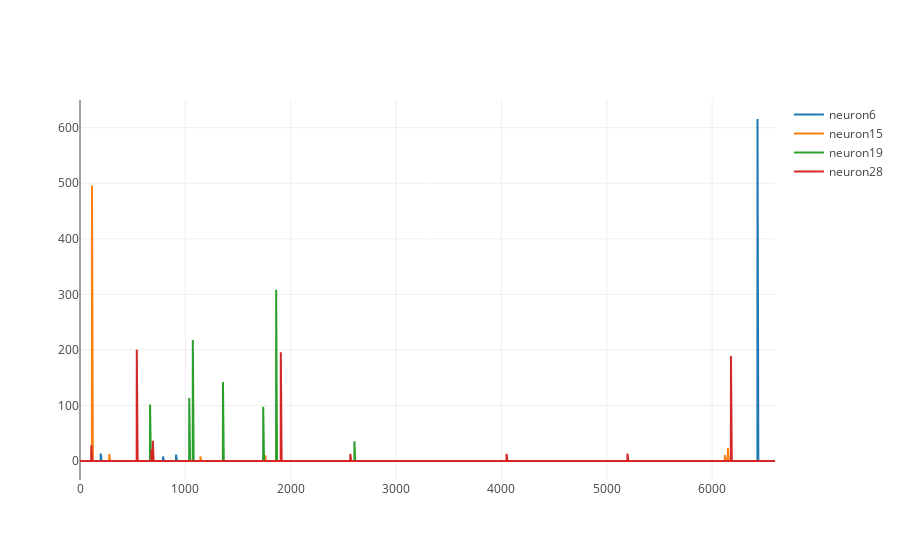

This figure's notebook cell:
### Code cell
au.neuron_line_plot(AUC_dataframe, "neuron6", "neuron15", "neuron19", "neuron28")

### Figure 1 — Plotly figure (JSON) as saved in the notebook; plotly's stock layout.template omitted (floating-point values rounded to 4 significant figures; data arrays with more than 128 entries replaced by an {"elided": "..."} marker saying what was removed)
{"data": [{"name": "neuron6", "type": "scatter", "uid": "ba742b", "x": {"elided": "6598 int values"}, "y": {"elided": "6598 float values"}}, {"name": "neuron15", "type": "scatter", "uid": "71f9bc", "x": {"elided": "6598 int values"}, "y": {"elided": "6598 float values"}}, {"name": "neuron19", "type": "scatter", "uid": "2af684", "x": {"elided": "6598 int values"}, "y": {"elided": "6598 float values"}}, {"name": "neuron28", "type": "scatter", "uid": "f6f5d9", "x": {"elided": "6598 int values"}, "y": {"elided": "6598 float values"}}], "layout": {"autosize": true, "xaxis": {"autorange": true, "range": [0, 6597], "type": "linear"}, "yaxis": {"autorange": true, "range": [-34.2, 649.7], "type": "linear"}}}
